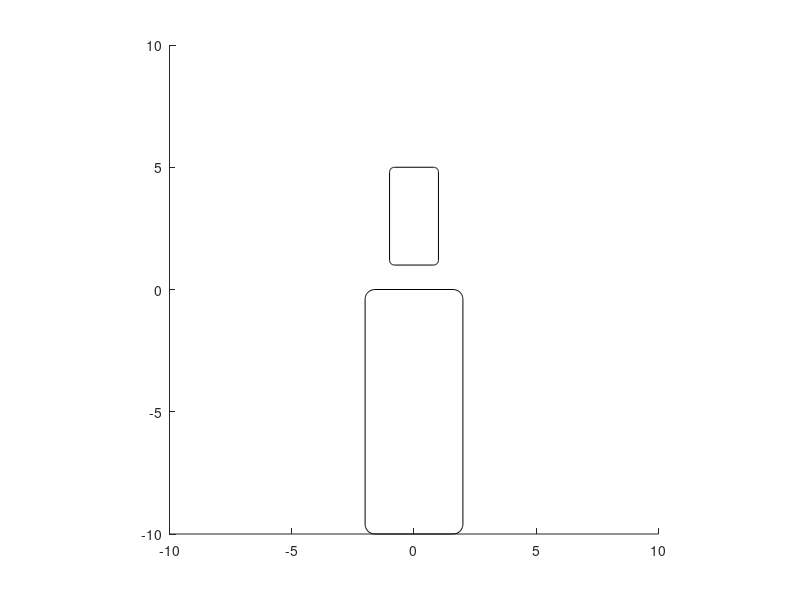

Reproduce this figure in MATLAB. (Note: this script raises an error after producing the figure.)
%% Develop an RRT algorithm for AUV
clearvars; close all; clc;

% set number of iterations
iterations = 1e3;

%% plot an environment

% define environment
boxSize = 20;
safetyDist = .5;

% make obstacles
fig = figure;
obst{1} =[-2 -boxSize/2 4 boxSize/2];
obst{2} = [-1 1 2 4];

% plot obstacles
for i=1:numel(obst)
  rectangle('Position',obst{i},'Curvature',.2)
  hold on
  axis equal
end
% Set plot size
limits = [-boxSize/2 boxSize/2];
xlim(limits);
ylim(limits);

% Define waypoints
ip = [7,-9];
tgt =[-7,-9];

%radius for looking around to rewire
rad =.5;

% create database x, y, parent
nl(1).coord = ip;
nl(1).parent =0;
nl(1).cost = 0;
nl(1).dist=0;
nl(1).terminal=0;
nl(1).id = 1;

i=2;
tic;

%create an mp4 video of plot
% v = VideoWriter('RRT');
% v.FrameRate = 1;
% open(v);

%% Now for the iterations of RRTing
while(i<iterations)

  % gen point
  pt = randPt(boxSize,obst,safetyDist);

  % find closest parent and distance
  [parent,dist] = getParent(pt,nl);
  %[parent,dist] = getBestParent(pt,nl,rad);

  ppt = nl(parent).coord;

  %calculate total distance
  totalDist = nl(parent).cost + dist;

  % check collision along line
  if intersects(pt,ppt,obst,safetyDist)
    continue
  end

  %if parent is near tgt, add flag
  terminal = nearTgt(pt,tgt,rad);
  % add point to db
  nl(i).coord = pt;
  nl(i).parent =parent;
  nl(i).cost = totalDist;
  nl(i).terminal=terminal;
  nl(i).dist=dist;


  % plot new path

  plot([ppt(1),pt(1)],[ppt(2),pt(2)]);
  hold on;

  i=i+1;
  %calc percent complete and update plot
  if mod(i,500)==0
    complete = i/iterations;
    disp(complete*100);
    drawnow;

    %save to video
    %frame = getframe(fig);
    %writeVideo(v,frame);
  end



end

%% Now for publishing and cleanup
%find shortest path and plot
ptList = getShortest(nl,tgt);
plotPtList(ptList);

% Save the final trajectory for 5 frames
% for i=1:5
%   %save to video
%   frame = getframe(fig);
%   writeVideo(v,frame);
% end

%close(v);
toc





%% PROGRAM COMPLETE FUNCTIONS BELOW

function nl = rewire(nl,neighbors)

    % try to rewire
    if (numel(neighbors)>0)
      % see if any neighbors would benefit from new node as parent
      for i=1:length(neighbors)
        newCost = nl(i);
        if nl(i).cost
        end

      end

    end

    % make connections and update costs

end

function [bestParent,bestDist,neighbors] = getBestParent(pt,nl,rad)

    % define variables
    bestDist = norm(pt-nl(1).coord);
    bestCost = nl(1).cost + bestDist;
    bestParent = 1;
    betterParents = 0;
    numNeighbors = 0;

    %get all nodes around a radius
    for i=2:numel(nl)
      % get distance and cost
      dist = norm(pt-nl(i).coord);
      parentCost = nl(i).cost;
      %check if less than radius
      if (dist<rad)
        % we found a neighbor
        numNeighbors = numNeighbors + 1;
        neighbors(numNeighbors) = nl(i);

        if (parentCost<bestCost)
          % we found a better parent
          betterParents = betterParents +1;
          bestParent = i;
          bestDist = dist;
        end
      end
    end

    % if we didnt get any better parents in radius, go to old fx
    if (betterParents<1)
      [bestParent, bestDist] = getParent(pt,nl);
    end
  end

function out = plotPtList(ptList)

for i=1:length(ptList)-1
  pt = ptList(i,:);
  ppt = ptList(i+1,:);
  plot([ppt(1),pt(1)],[ppt(2),pt(2)],LineWidth=2,Color='blue');
end

end

function ptList = getShortest(nl,tgt)
minDist = 1e9;

%find the shortest total distance of terminal points
for i=1:numel(nl)
  if (nl(i).terminal ==1)
    if(nl(i).cost<minDist)
      bestFinal = i;
      minDist = nl(i).cost;
    end
  end
end

ptList(1,:) = tgt;
nextItem = bestFinal;

%make a list of all intermediate points
i=2;
while(1)
  ptList(i,:) = nl(nextItem).coord;
  nextItem = nl(nextItem).parent;

  %if you hit the first point, exit!
  if (nextItem == 0)
    return
  end

  i = i+1;
end


end

function terminal = nearTgt(pt,tgt,rad)
terminal =0;
dist = norm(pt-tgt);
if (dist<rad)
  terminal=1;
end
end

function [parent,minDist] = getParent(pt,nl)

minDist=norm(pt-nl(1).coord);
parent=1;

for i=2:numel(nl)
  %get distance
  dist = norm(pt-nl(i).coord);
  %check if min distance
  if (dist<minDist)
    minDist = dist;
    parent = i;
  end
end
end

function pt = randPt(boxSize,obst,safetyDist)
while(1)
  x = rand * boxSize - boxSize/2;
  y = rand * boxSize - boxSize/2;
  pt = [x,y];
  if (~collides(pt,obst,safetyDist))
    return
  end

end
end

function out = collides(pt,obst,safetyDist)

x = pt(1);
y = pt(2);

% assume that it collides
out = 1;
for i=1:numel(obst)

  % get coordinates
  corner_x = obst{i}(1);
  corner_y = obst{i}(2);
  width = obst{i}(3);
  height = obst{i}(4);

  %check if x inside bounds
  if ((x>=corner_x-safetyDist) && (x<=corner_x + width + safetyDist)...
      && (y>=corner_y-safetyDist) && (y<=corner_y + height + safetyDist))
    return
  end


end
% return false if no collision
out =0;

end

function out = intersects(parent,child,obst,safetyDist)
numPts = 100;

x_arr = linspace(parent(1),child(1),numPts);
y_arr = linspace(parent(2),child(2),numPts);

%assume collision
out = 1;
for i=1:length(x_arr)
  pt=[x_arr(i),y_arr(i)];
  if(collides(pt,obst,safetyDist))
    return
  end
end
out=0;
end